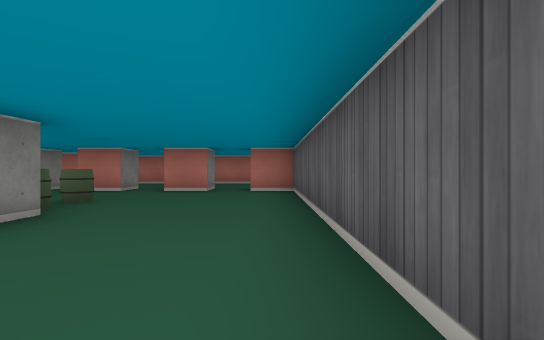
view 1 (above)

24 first-person views from a walk through a cub3D ray-caster map. The camera is about half as high as the walls, looks level and sees 80° across. The floor is counted in squares. Each view is taken from the middle of a square. On the plan, view 1 faces up. The plan holds only what a view shows up to about 9 squares ahead; the rest is blank.

view 2
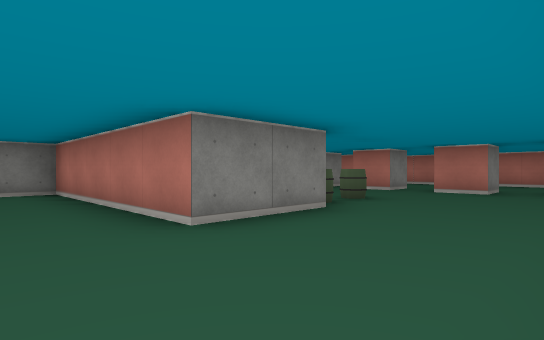

view 3
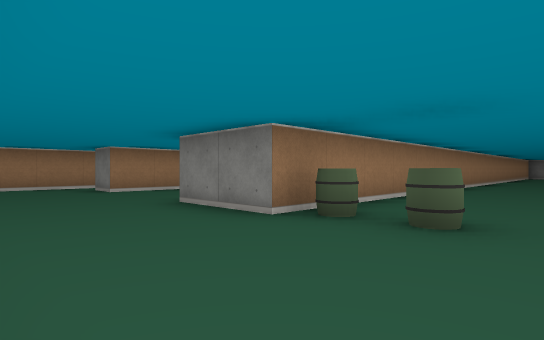

view 4
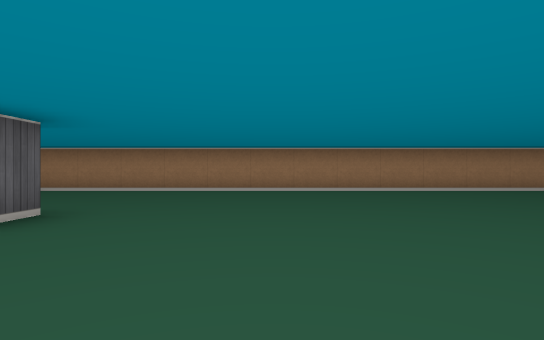

view 5
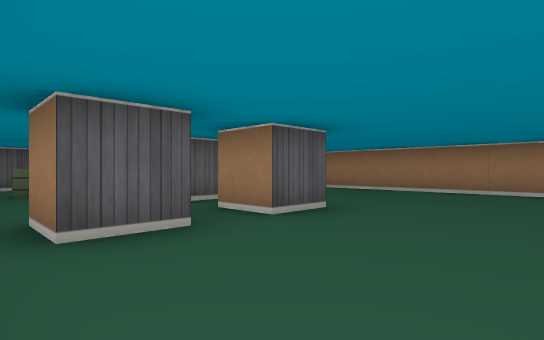

view 6
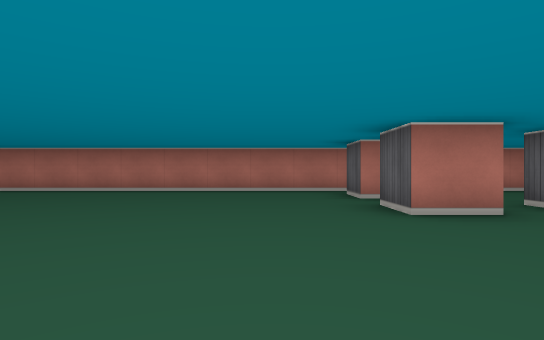

view 7
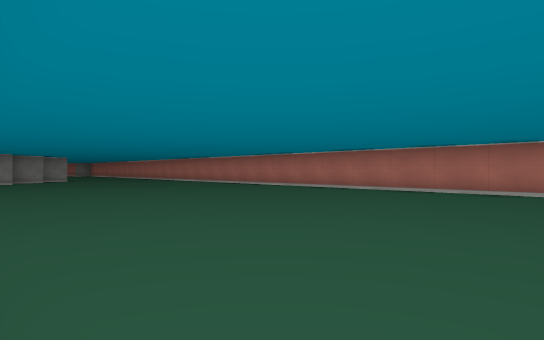

view 8
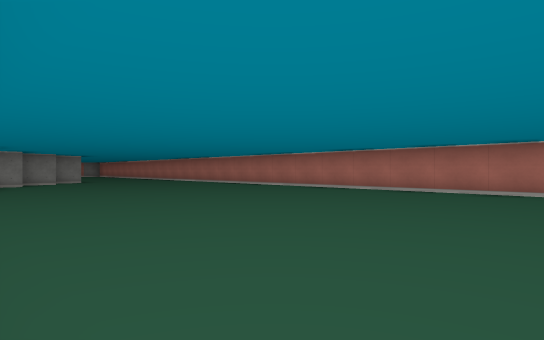

view 9
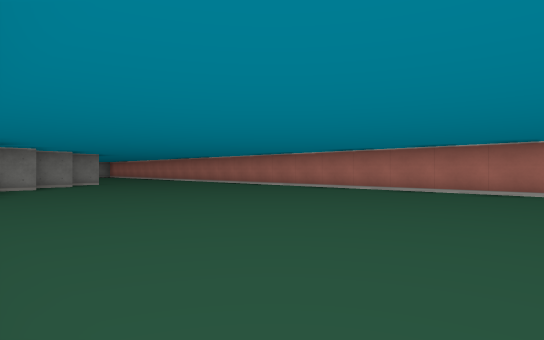

view 10
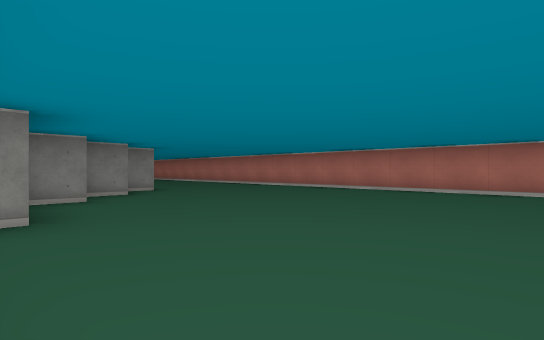

view 11
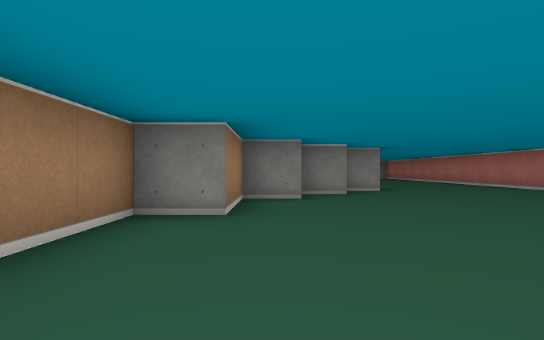

view 12
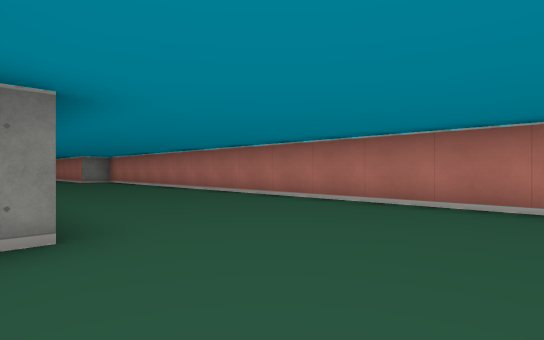

view 13
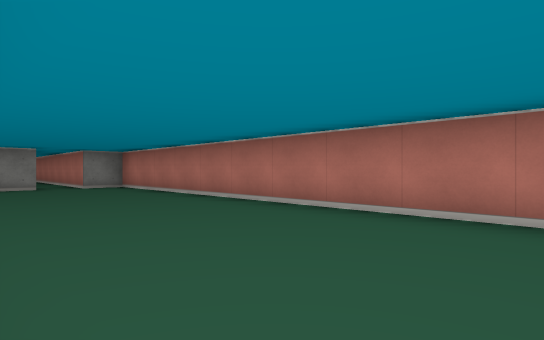

view 14
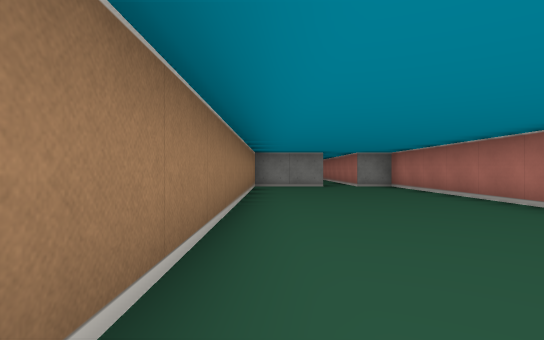

view 15
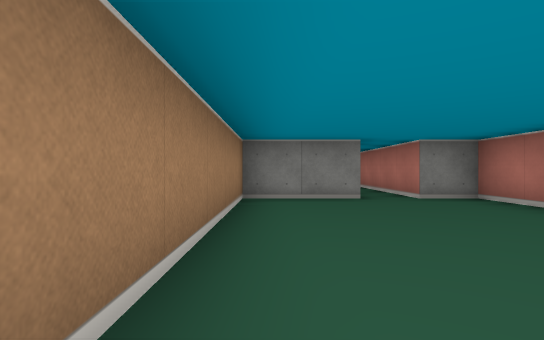

view 16
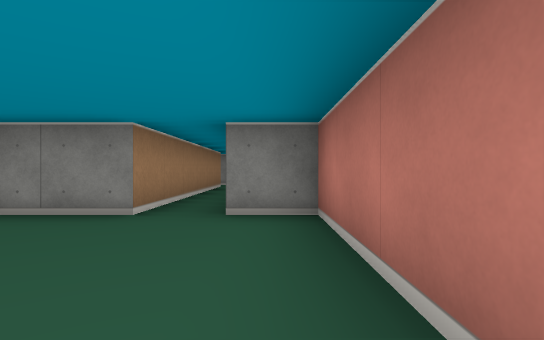

view 17
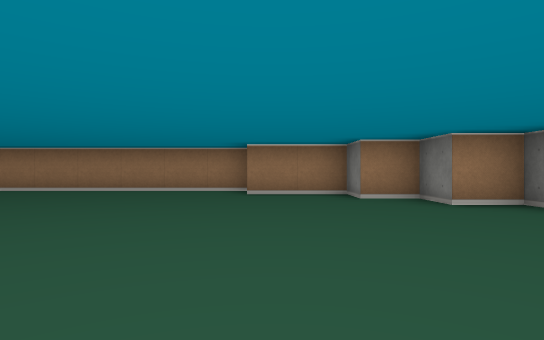

view 18
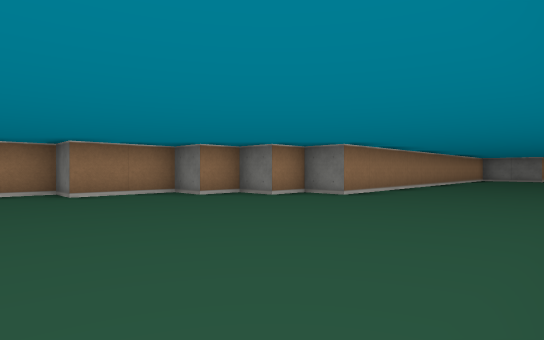

view 19
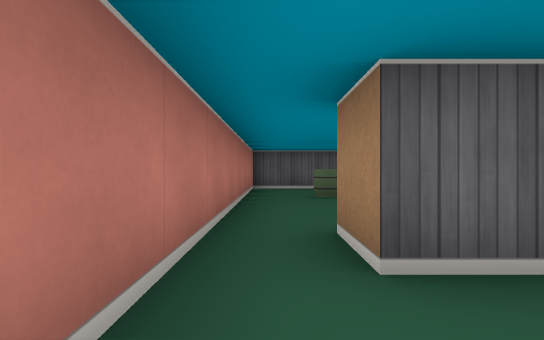

view 20
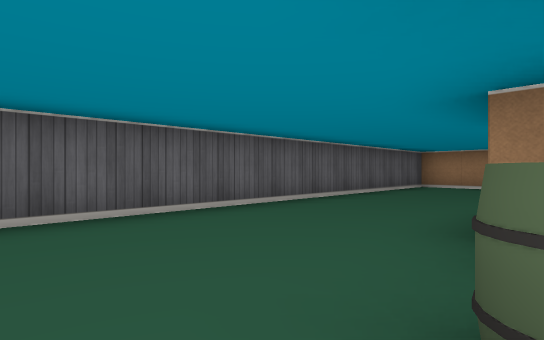

view 21
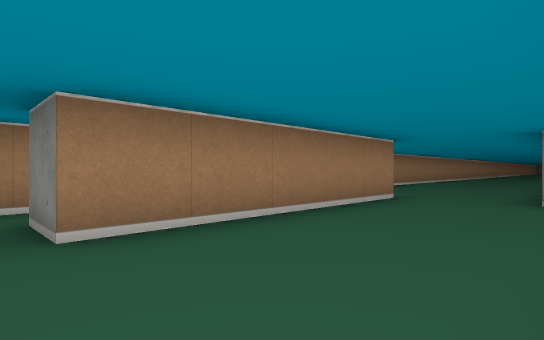

view 22
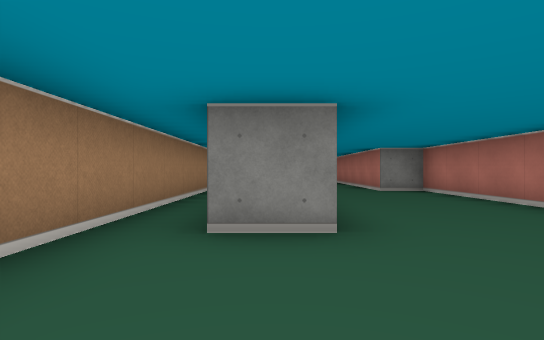

view 23
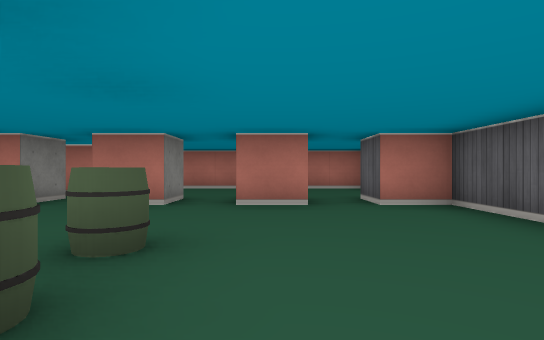

view 24
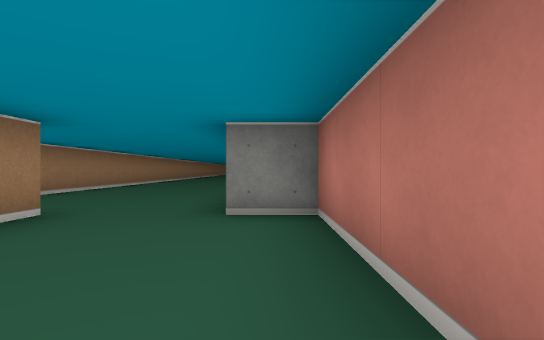

### Floor plan
Points are (right, up) in squares from view 1. A wall is a line through its corners. A room is listed if a view was taken in it or the views show most of it. See-through windows are left out.
Room 1 (views 1, 2, 3, 4, 5, 6, 7, 8, 9, 10, 11, 12, 13, 14, 15, 16, 17, 18, 19, 20, 21, 22, 23, 24)
walls: (-6.5, 7.5) (-6.5, 8.5) (-5.5, 8.5) (-5.5, 7.5) (-6.5, 7.5); (-5.5, 9.5) (-6.5, 9.5) (-6.5, 10.5) (-5.5, 10.5); (-3.5, 8.5) (-3.5, 7.5) (-4.5, 7.5) (-4.5, 8.5); (-7.5, -1.5) (-2.5, -1.5) (-2.5, -2.5); (-7.5, -3.5) (0.2, -3.5); (-1.5, 8.5) (-1.5, 7.5) (-2.5, 7.5); (0.5, 9.2) (0.5, 11.5) (-36.5, 11.5) (-36.5, 10.5) (-40, 10.5); (0.5, -3.2) (0.5, 7.5) (-0.5, 7.5) (-0.5, 8.5); (-41.9, 9.5) (-36.5, 9.5) (-36.5, 7.5) (-25.5, 7.5) (-25.5, 6.5) (-24.5, 6.5) (-24.5, 5.5) (-23.5, 5.5) (-23.5, 4.5) (-21.5, 4.5) (-21.5, 3.5) (-2.5, 3.5) (-2.5, 1.5) (-7.5, 1.5) (-7.5, 0.5)
ways out: opening at (-8, -1.3)
objects: barrel (-3, 4); barrel (-3, 5); barrel (-2, 10)

Where each view was taken, in squares from view 1:
view 1: 0 up, 0 right, facing up
view 2: 0 up, 0 right, facing up-left
view 3: 6 up, 0 right, facing down-left
view 4: 11 up, 9 left, facing down
view 5: 11 up, 9 left, facing down-right
view 6: 4 up, 8 left, facing up
view 7: 4 up, 10 left, facing up-left
view 8: 4 up, 12 left, facing up-left
view 9: 4 up, 14 left, facing up-left
view 10: 4 up, 18 left, facing up-left
view 11: 5 up, 18 left, facing left
view 12: 7 up, 23 left, facing up-left
view 13: 8 up, 27 left, facing up-left
view 14: 8 up, 27 left, facing left
view 15: 8 up, 31 left, facing left
view 16: 11 up, 33 left, facing left
view 17: 11 up, 22 left, facing down
view 18: 11 up, 20 left, facing down-left
view 19: 11 up, 8 left, facing right
view 20: 6 up, 3 left, facing down-right
view 21: 1 up, 2 left, facing down-left
view 22: 2 down, 0 right, facing left
view 23: 3 up, 2 left, facing up
view 24: 1 up, 4 left, facing left
